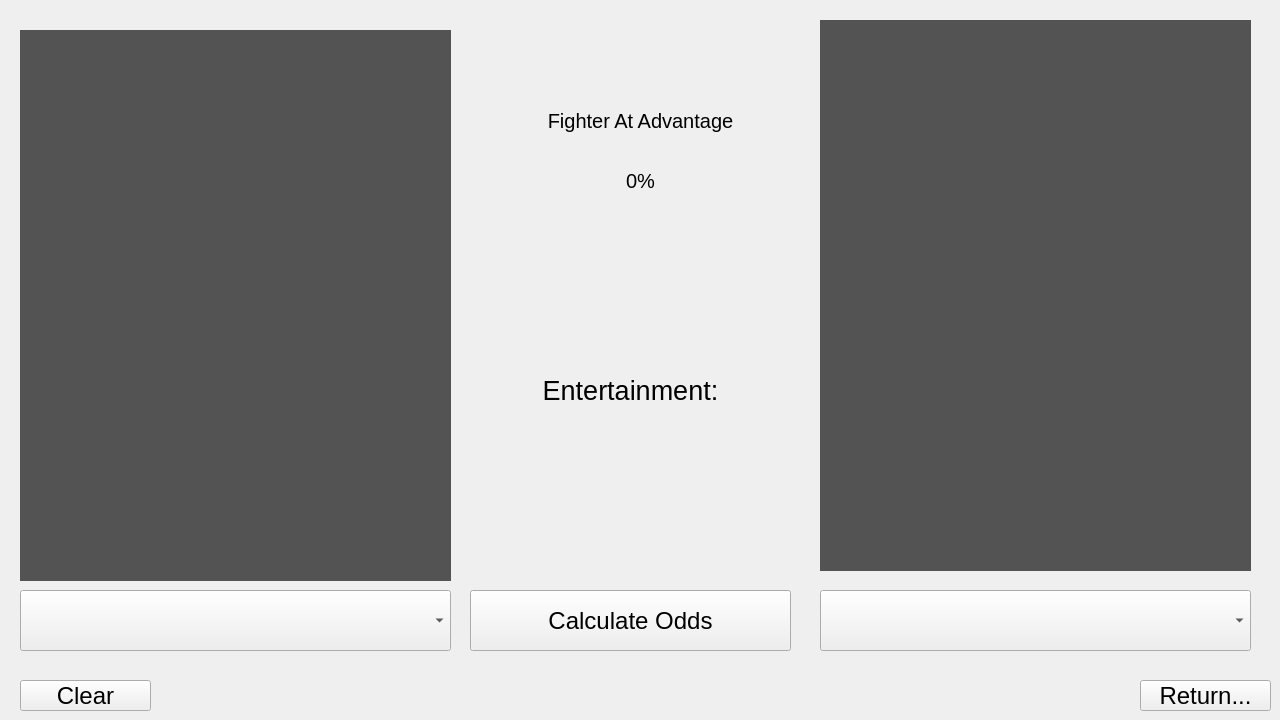
  <widget class="QWidget" name="oddsPredictor" native="true">
   <property name="geometry">
    <rect>
     <x>0</x>
     <y>0</y>
     <width>1280</width>
     <height>720</height>
    </rect>
   </property>
   <property name="autoFillBackground">
    <bool>true</bool>
   </property>
   <widget class="QComboBox" name="fighterAComboBox">
    <property name="geometry">
     <rect>
      <x>20</x>
      <y>590</y>
      <width>431</width>
      <height>61</height>
     </rect>
    </property>
    <property name="font">
     <font>
      <pointsize>15</pointsize>
     </font>
    </property>
   </widget>
   <widget class="QPushButton" name="CalculateButton">
    <property name="geometry">
     <rect>
      <x>470</x>
      <y>590</y>
      <width>321</width>
      <height>61</height>
     </rect>
    </property>
    <property name="font">
     <font>
      <pointsize>18</pointsize>
     </font>
    </property>
    <property name="text">
     <string>Calculate Odds</string>
    </property>
   </widget>
   <widget class="QComboBox" name="fighterBComboBox">
    <property name="geometry">
     <rect>
      <x>820</x>
      <y>590</y>
      <width>431</width>
      <height>61</height>
     </rect>
    </property>
    <property name="font">
     <font>
      <pointsize>15</pointsize>
     </font>
    </property>
   </widget>
   <widget class="QLabel" name="fighterABox">
    <property name="geometry">
     <rect>
      <x>20</x>
      <y>30</y>
      <width>431</width>
      <height>551</height>
     </rect>
    </property>
    <property name="palette">
     <palette>
      <active>
       <colorrole role="WindowText">
        <brush brushstyle="SolidPattern">
         <color alpha="255">
          <red>255</red>
          <green>255</green>
          <blue>255</blue>
         </color>
        </brush>
       </colorrole>
       <colorrole role="Button">
        <brush brushstyle="SolidPattern">
         <color alpha="255">
          <red>83</red>
          <green>83</green>
          <blue>83</blue>
         </color>
        </brush>
       </colorrole>
       <colorrole role="Light">
        <brush brushstyle="SolidPattern">
         <color alpha="255">
          <red>124</red>
          <green>124</green>
          <blue>124</blue>
         </color>
        </brush>
       </colorrole>
       <colorrole role="Midlight">
        <brush brushstyle="SolidPattern">
         <color alpha="255">
          <red>103</red>
          <green>103</green>
          <blue>103</blue>
         </color>
        </brush>
       </colorrole>
       <colorrole role="Dark">
        <brush brushstyle="SolidPattern">
         <color alpha="255">
          <red>41</red>
          <green>41</green>
          <blue>41</blue>
         </color>
        </brush>
       </colorrole>
       <colorrole role="Mid">
        <brush brushstyle="SolidPattern">
         <color alpha="255">
          <red>55</red>
          <green>55</green>
          <blue>55</blue>
         </color>
        </brush>
       </colorrole>
       <colorrole role="Text">
        <brush brushstyle="SolidPattern">
         <color alpha="255">
          <red>255</red>
          <green>255</green>
          <blue>255</blue>
         </color>
        </brush>
       </colorrole>
       <colorrole role="BrightText">
        <brush brushstyle="SolidPattern">
         <color alpha="255">
          <red>255</red>
          <green>255</green>
          <blue>255</blue>
         </color>
        </brush>
       </colorrole>
       <colorrole role="ButtonText">
        <brush brushstyle="SolidPattern">
         <color alpha="255">
          <red>255</red>
          <green>255</green>
          <blue>255</blue>
         </color>
        </brush>
       </colorrole>
       <colorrole role="Base">
        <brush brushstyle="SolidPattern">
         <color alpha="255">
          <red>0</red>
          <green>0</green>
          <blue>0</blue>
         </color>
        </brush>
       </colorrole>
       <colorrole role="Window">
        <brush brushstyle="SolidPattern">
         <color alpha="255">
          <red>83</red>
          <green>83</green>
          <blue>83</blue>
         </color>
        </brush>
       </colorrole>
       <colorrole role="Shadow">
        <brush brushstyle="SolidPattern">
         <color alpha="255">
          <red>0</red>
          <green>0</green>
          <blue>0</blue>
         </color>
        </brush>
       </colorrole>
       <colorrole role="AlternateBase">
        <brush brushstyle="SolidPattern">
         <color alpha="255">
          <red>41</red>
          <green>41</green>
          <blue>41</blue>
         </color>
        </brush>
       </colorrole>
       <colorrole role="ToolTipBase">
        <brush brushstyle="SolidPattern">
         <color alpha="255">
          <red>255</red>
          <green>255</green>
          <blue>220</blue>
         </color>
        </brush>
       </colorrole>
       <colorrole role="ToolTipText">
        <brush brushstyle="SolidPattern">
         <color alpha="255">
          <red>0</red>
          <green>0</green>
          <blue>0</blue>
         </color>
        </brush>
       </colorrole>
      </active>
      <inactive>
       <colorrole role="WindowText">
        <brush brushstyle="SolidPattern">
         <color alpha="255">
          <red>255</red>
          <green>255</green>
          <blue>255</blue>
         </color>
        </brush>
       </colorrole>
       <colorrole role="Button">
        <brush brushstyle="SolidPattern">
         <color alpha="255">
          <red>83</red>
          <green>83</green>
          <blue>83</blue>
         </color>
        </brush>
       </colorrole>
       <colorrole role="Light">
        <brush brushstyle="SolidPattern">
         <color alpha="255">
          <red>124</red>
          <green>124</green>
          <blue>124</blue>
         </color>
        </brush>
       </colorrole>
       <colorrole role="Midlight">
        <brush brushstyle="SolidPattern">
         <color alpha="255">
          <red>103</red>
          <green>103</green>
          <blue>103</blue>
         </color>
        </brush>
       </colorrole>
       <colorrole role="Dark">
        <brush brushstyle="SolidPattern">
         <color alpha="255">
          <red>41</red>
          <green>41</green>
          <blue>41</blue>
         </color>
        </brush>
       </colorrole>
       <colorrole role="Mid">
        <brush brushstyle="SolidPattern">
         <color alpha="255">
          <red>55</red>
          <green>55</green>
          <blue>55</blue>
         </color>
        </brush>
       </colorrole>
       <colorrole role="Text">
        <brush brushstyle="SolidPattern">
         <color alpha="255">
          <red>255</red>
          <green>255</green>
          <blue>255</blue>
         </color>
        </brush>
       </colorrole>
       <colorrole role="BrightText">
        <brush brushstyle="SolidPattern">
         <color alpha="255">
          <red>255</red>
          <green>255</green>
          <blue>255</blue>
         </color>
        </brush>
       </colorrole>
       <colorrole role="ButtonText">
        <brush brushstyle="SolidPattern">
         <color alpha="255">
          <red>255</red>
          <green>255</green>
          <blue>255</blue>
         </color>
        </brush>
       </colorrole>
       <colorrole role="Base">
        <brush brushstyle="SolidPattern">
         <color alpha="255">
          <red>0</red>
          <green>0</green>
          <blue>0</blue>
         </color>
        </brush>
       </colorrole>
       <colorrole role="Window">
        <brush brushstyle="SolidPattern">
         <color alpha="255">
          <red>83</red>
          <green>83</green>
          <blue>83</blue>
         </color>
        </brush>
       </colorrole>
       <colorrole role="Shadow">
        <brush brushstyle="SolidPattern">
         <color alpha="255">
          <red>0</red>
          <green>0</green>
          <blue>0</blue>
         </color>
        </brush>
       </colorrole>
       <colorrole role="AlternateBase">
        <brush brushstyle="SolidPattern">
         <color alpha="255">
          <red>41</red>
          <green>41</green>
          <blue>41</blue>
         </color>
        </brush>
       </colorrole>
       <colorrole role="ToolTipBase">
        <brush brushstyle="SolidPattern">
         <color alpha="255">
          <red>255</red>
          <green>255</green>
          <blue>220</blue>
         </color>
        </brush>
       </colorrole>
       <colorrole role="ToolTipText">
        <brush brushstyle="SolidPattern">
         <color alpha="255">
          <red>0</red>
          <green>0</green>
          <blue>0</blue>
         </color>
        </brush>
       </colorrole>
      </inactive>
      <disabled>
       <colorrole role="WindowText">
        <brush brushstyle="SolidPattern">
         <color alpha="255">
          <red>41</red>
          <green>41</green>
          <blue>41</blue>
         </color>
        </brush>
       </colorrole>
       <colorrole role="Button">
        <brush brushstyle="SolidPattern">
         <color alpha="255">
          <red>83</red>
          <green>83</green>
          <blue>83</blue>
         </color>
        </brush>
       </colorrole>
       <colorrole role="Light">
        <brush brushstyle="SolidPattern">
         <color alpha="255">
          <red>124</red>
          <green>124</green>
          <blue>124</blue>
         </color>
        </brush>
       </colorrole>
       <colorrole role="Midlight">
        <brush brushstyle="SolidPattern">
         <color alpha="255">
          <red>103</red>
          <green>103</green>
          <blue>103</blue>
         </color>
        </brush>
       </colorrole>
       <colorrole role="Dark">
        <brush brushstyle="SolidPattern">
         <color alpha="255">
          <red>41</red>
          <green>41</green>
          <blue>41</blue>
         </color>
        </brush>
       </colorrole>
       <colorrole role="Mid">
        <brush brushstyle="SolidPattern">
         <color alpha="255">
          <red>55</red>
          <green>55</green>
          <blue>55</blue>
         </color>
        </brush>
       </colorrole>
       <colorrole role="Text">
        <brush brushstyle="SolidPattern">
         <color alpha="255">
          <red>41</red>
          <green>41</green>
          <blue>41</blue>
         </color>
        </brush>
       </colorrole>
       <colorrole role="BrightText">
        <brush brushstyle="SolidPattern">
         <color alpha="255">
          <red>255</red>
          <green>255</green>
          <blue>255</blue>
         </color>
        </brush>
       </colorrole>
       <colorrole role="ButtonText">
        <brush brushstyle="SolidPattern">
         <color alpha="255">
          <red>41</red>
          <green>41</green>
          <blue>41</blue>
         </color>
        </brush>
       </colorrole>
       <colorrole role="Base">
        <brush brushstyle="SolidPattern">
         <color alpha="255">
          <red>83</red>
          <green>83</green>
          <blue>83</blue>
         </color>
        </brush>
       </colorrole>
       <colorrole role="Window">
        <brush brushstyle="SolidPattern">
         <color alpha="255">
          <red>83</red>
          <green>83</green>
          <blue>83</blue>
         </color>
        </brush>
       </colorrole>
       <colorrole role="Shadow">
        <brush brushstyle="SolidPattern">
         <color alpha="255">
          <red>0</red>
          <green>0</green>
          <blue>0</blue>
         </color>
        </brush>
       </colorrole>
       <colorrole role="AlternateBase">
        <brush brushstyle="SolidPattern">
         <color alpha="255">
          <red>83</red>
          <green>83</green>
          <blue>83</blue>
         </color>
        </brush>
       </colorrole>
       <colorrole role="ToolTipBase">
        <brush brushstyle="SolidPattern">
         <color alpha="255">
          <red>255</red>
          <green>255</green>
          <blue>220</blue>
         </color>
        </brush>
       </colorrole>
       <colorrole role="ToolTipText">
        <brush brushstyle="SolidPattern">
         <color alpha="255">
          <red>0</red>
          <green>0</green>
          <blue>0</blue>
         </color>
        </brush>
       </colorrole>
      </disabled>
     </palette>
    </property>
    <property name="autoFillBackground">
     <bool>true</bool>
    </property>
    <property name="text">
     <string/>
    </property>
   </widget>
   <widget class="QLabel" name="fighterBBox">
    <property name="geometry">
     <rect>
      <x>820</x>
      <y>20</y>
      <width>431</width>
      <height>551</height>
     </rect>
    </property>
    <property name="palette">
     <palette>
      <active>
       <colorrole role="WindowText">
        <brush brushstyle="SolidPattern">
         <color alpha="255">
          <red>255</red>
          <green>255</green>
          <blue>255</blue>
         </color>
        </brush>
       </colorrole>
       <colorrole role="Button">
        <brush brushstyle="SolidPattern">
         <color alpha="255">
          <red>83</red>
          <green>83</green>
          <blue>83</blue>
         </color>
        </brush>
       </colorrole>
       <colorrole role="Light">
        <brush brushstyle="SolidPattern">
         <color alpha="255">
          <red>124</red>
          <green>124</green>
          <blue>124</blue>
         </color>
        </brush>
       </colorrole>
       <colorrole role="Midlight">
        <brush brushstyle="SolidPattern">
         <color alpha="255">
          <red>103</red>
          <green>103</green>
          <blue>103</blue>
         </color>
        </brush>
       </colorrole>
       <colorrole role="Dark">
        <brush brushstyle="SolidPattern">
         <color alpha="255">
          <red>41</red>
          <green>41</green>
          <blue>41</blue>
         </color>
        </brush>
       </colorrole>
       <colorrole role="Mid">
        <brush brushstyle="SolidPattern">
         <color alpha="255">
          <red>55</red>
          <green>55</green>
          <blue>55</blue>
         </color>
        </brush>
       </colorrole>
       <colorrole role="Text">
        <brush brushstyle="SolidPattern">
         <color alpha="255">
          <red>255</red>
          <green>255</green>
          <blue>255</blue>
         </color>
        </brush>
       </colorrole>
       <colorrole role="BrightText">
        <brush brushstyle="SolidPattern">
         <color alpha="255">
          <red>255</red>
          <green>255</green>
          <blue>255</blue>
         </color>
        </brush>
       </colorrole>
       <colorrole role="ButtonText">
        <brush brushstyle="SolidPattern">
         <color alpha="255">
          <red>255</red>
          <green>255</green>
          <blue>255</blue>
         </color>
        </brush>
       </colorrole>
       <colorrole role="Base">
        <brush brushstyle="SolidPattern">
         <color alpha="255">
          <red>0</red>
          <green>0</green>
          <blue>0</blue>
         </color>
        </brush>
       </colorrole>
       <colorrole role="Window">
        <brush brushstyle="SolidPattern">
         <color alpha="255">
          <red>83</red>
          <green>83</green>
          <blue>83</blue>
         </color>
        </brush>
       </colorrole>
       <colorrole role="Shadow">
        <brush brushstyle="SolidPattern">
         <color alpha="255">
          <red>0</red>
          <green>0</green>
          <blue>0</blue>
         </color>
        </brush>
       </colorrole>
       <colorrole role="AlternateBase">
        <brush brushstyle="SolidPattern">
         <color alpha="255">
          <red>41</red>
          <green>41</green>
          <blue>41</blue>
         </color>
        </brush>
       </colorrole>
       <colorrole role="ToolTipBase">
        <brush brushstyle="SolidPattern">
         <color alpha="255">
          <red>255</red>
          <green>255</green>
          <blue>220</blue>
         </color>
        </brush>
       </colorrole>
       <colorrole role="ToolTipText">
        <brush brushstyle="SolidPattern">
         <color alpha="255">
          <red>0</red>
          <green>0</green>
          <blue>0</blue>
         </color>
        </brush>
       </colorrole>
      </active>
      <inactive>
       <colorrole role="WindowText">
        <brush brushstyle="SolidPattern">
         <color alpha="255">
          <red>255</red>
          <green>255</green>
          <blue>255</blue>
         </color>
        </brush>
       </colorrole>
       <colorrole role="Button">
        <brush brushstyle="SolidPattern">
         <color alpha="255">
          <red>83</red>
          <green>83</green>
          <blue>83</blue>
         </color>
        </brush>
       </colorrole>
       <colorrole role="Light">
        <brush brushstyle="SolidPattern">
         <color alpha="255">
          <red>124</red>
          <green>124</green>
          <blue>124</blue>
         </color>
        </brush>
       </colorrole>
       <colorrole role="Midlight">
        <brush brushstyle="SolidPattern">
         <color alpha="255">
          <red>103</red>
          <green>103</green>
          <blue>103</blue>
         </color>
        </brush>
       </colorrole>
       <colorrole role="Dark">
        <brush brushstyle="SolidPattern">
         <color alpha="255">
          <red>41</red>
          <green>41</green>
          <blue>41</blue>
         </color>
        </brush>
       </colorrole>
       <colorrole role="Mid">
        <brush brushstyle="SolidPattern">
         <color alpha="255">
          <red>55</red>
          <green>55</green>
          <blue>55</blue>
         </color>
        </brush>
       </colorrole>
       <colorrole role="Text">
        <brush brushstyle="SolidPattern">
         <color alpha="255">
          <red>255</red>
          <green>255</green>
          <blue>255</blue>
         </color>
        </brush>
       </colorrole>
       <colorrole role="BrightText">
        <brush brushstyle="SolidPattern">
         <color alpha="255">
          <red>255</red>
          <green>255</green>
          <blue>255</blue>
         </color>
        </brush>
       </colorrole>
       <colorrole role="ButtonText">
        <brush brushstyle="SolidPattern">
         <color alpha="255">
          <red>255</red>
          <green>255</green>
          <blue>255</blue>
         </color>
        </brush>
       </colorrole>
       <colorrole role="Base">
        <brush brushstyle="SolidPattern">
         <color alpha="255">
          <red>0</red>
          <green>0</green>
          <blue>0</blue>
         </color>
        </brush>
       </colorrole>
       <colorrole role="Window">
        <brush brushstyle="SolidPattern">
         <color alpha="255">
          <red>83</red>
          <green>83</green>
          <blue>83</blue>
         </color>
        </brush>
       </colorrole>
       <colorrole role="Shadow">
        <brush brushstyle="SolidPattern">
         <color alpha="255">
          <red>0</red>
          <green>0</green>
          <blue>0</blue>
         </color>
        </brush>
       </colorrole>
       <colorrole role="AlternateBase">
        <brush brushstyle="SolidPattern">
         <color alpha="255">
          <red>41</red>
          <green>41</green>
          <blue>41</blue>
         </color>
        </brush>
       </colorrole>
       <colorrole role="ToolTipBase">
        <brush brushstyle="SolidPattern">
         <color alpha="255">
          <red>255</red>
          <green>255</green>
          <blue>220</blue>
         </color>
        </brush>
       </colorrole>
       <colorrole role="ToolTipText">
        <brush brushstyle="SolidPattern">
         <color alpha="255">
          <red>0</red>
          <green>0</green>
          <blue>0</blue>
         </color>
        </brush>
       </colorrole>
      </inactive>
      <disabled>
       <colorrole role="WindowText">
        <brush brushstyle="SolidPattern">
         <color alpha="255">
          <red>41</red>
          <green>41</green>
          <blue>41</blue>
         </color>
        </brush>
       </colorrole>
       <colorrole role="Button">
        <brush brushstyle="SolidPattern">
         <color alpha="255">
          <red>83</red>
          <green>83</green>
          <blue>83</blue>
         </color>
        </brush>
       </colorrole>
       <colorrole role="Light">
        <brush brushstyle="SolidPattern">
         <color alpha="255">
          <red>124</red>
          <green>124</green>
          <blue>124</blue>
         </color>
        </brush>
       </colorrole>
       <colorrole role="Midlight">
        <brush brushstyle="SolidPattern">
         <color alpha="255">
          <red>103</red>
          <green>103</green>
          <blue>103</blue>
         </color>
        </brush>
       </colorrole>
       <colorrole role="Dark">
        <brush brushstyle="SolidPattern">
         <color alpha="255">
          <red>41</red>
          <green>41</green>
          <blue>41</blue>
         </color>
        </brush>
       </colorrole>
       <colorrole role="Mid">
        <brush brushstyle="SolidPattern">
         <color alpha="255">
          <red>55</red>
          <green>55</green>
          <blue>55</blue>
         </color>
        </brush>
       </colorrole>
       <colorrole role="Text">
        <brush brushstyle="SolidPattern">
         <color alpha="255">
          <red>41</red>
          <green>41</green>
          <blue>41</blue>
         </color>
        </brush>
       </colorrole>
       <colorrole role="BrightText">
        <brush brushstyle="SolidPattern">
         <color alpha="255">
          <red>255</red>
          <green>255</green>
          <blue>255</blue>
         </color>
        </brush>
       </colorrole>
       <colorrole role="ButtonText">
        <brush brushstyle="SolidPattern">
         <color alpha="255">
          <red>41</red>
          <green>41</green>
          <blue>41</blue>
         </color>
        </brush>
       </colorrole>
       <colorrole role="Base">
        <brush brushstyle="SolidPattern">
         <color alpha="255">
          <red>83</red>
          <green>83</green>
          <blue>83</blue>
         </color>
        </brush>
       </colorrole>
       <colorrole role="Window">
        <brush brushstyle="SolidPattern">
         <color alpha="255">
          <red>83</red>
          <green>83</green>
          <blue>83</blue>
         </color>
        </brush>
       </colorrole>
       <colorrole role="Shadow">
        <brush brushstyle="SolidPattern">
         <color alpha="255">
          <red>0</red>
          <green>0</green>
          <blue>0</blue>
         </color>
        </brush>
       </colorrole>
       <colorrole role="AlternateBase">
        <brush brushstyle="SolidPattern">
         <color alpha="255">
          <red>83</red>
          <green>83</green>
          <blue>83</blue>
         </color>
        </brush>
       </colorrole>
       <colorrole role="ToolTipBase">
        <brush brushstyle="SolidPattern">
         <color alpha="255">
          <red>255</red>
          <green>255</green>
          <blue>220</blue>
         </color>
        </brush>
       </colorrole>
       <colorrole role="ToolTipText">
        <brush brushstyle="SolidPattern">
         <color alpha="255">
          <red>0</red>
          <green>0</green>
          <blue>0</blue>
         </color>
        </brush>
       </colorrole>
      </disabled>
     </palette>
    </property>
    <property name="autoFillBackground">
     <bool>true</bool>
    </property>
    <property name="text">
     <string/>
    </property>
   </widget>
   <widget class="QPushButton" name="OddsReturn">
    <property name="geometry">
     <rect>
      <x>1140</x>
      <y>680</y>
      <width>131</width>
      <height>31</height>
     </rect>
    </property>
    <property name="font">
     <font>
      <pointsize>18</pointsize>
     </font>
    </property>
    <property name="text">
     <string>Return...</string>
    </property>
   </widget>
   <widget class="QLabel" name="fighterAtAdvantage">
    <property name="geometry">
     <rect>
      <x>470</x>
      <y>90</y>
      <width>341</width>
      <height>61</height>
     </rect>
    </property>
    <property name="font">
     <font>
      <pointsize>15</pointsize>
     </font>
    </property>
    <property name="text">
     <string>Fighter At Advantage</string>
    </property>
    <property name="alignment">
     <set>Qt::AlignCenter</set>
    </property>
   </widget>
   <widget class="QLabel" name="ProbResult">
    <property name="geometry">
     <rect>
      <x>470</x>
      <y>150</y>
      <width>341</width>
      <height>61</height>
     </rect>
    </property>
    <property name="font">
     <font>
      <pointsize>15</pointsize>
     </font>
    </property>
    <property name="text">
     <string>0%</string>
    </property>
    <property name="alignment">
     <set>Qt::AlignCenter</set>
    </property>
   </widget>
   <widget class="QLabel" name="advantageFighterLabel_3">
    <property name="geometry">
     <rect>
      <x>460</x>
      <y>360</y>
      <width>341</width>
      <height>61</height>
     </rect>
    </property>
    <property name="font">
     <font>
      <pointsize>20</pointsize>
     </font>
    </property>
    <property name="text">
     <string>Entertainment:</string>
    </property>
    <property name="alignment">
     <set>Qt::AlignCenter</set>
    </property>
   </widget>
   <widget class="QPushButton" name="OddsClearButton">
    <property name="geometry">
     <rect>
      <x>20</x>
      <y>680</y>
      <width>131</width>
      <height>31</height>
     </rect>
    </property>
    <property name="font">
     <font>
      <pointsize>18</pointsize>
     </font>
    </property>
    <property name="text">
     <string>Clear</string>
    </property>
   </widget>
  </widget>
